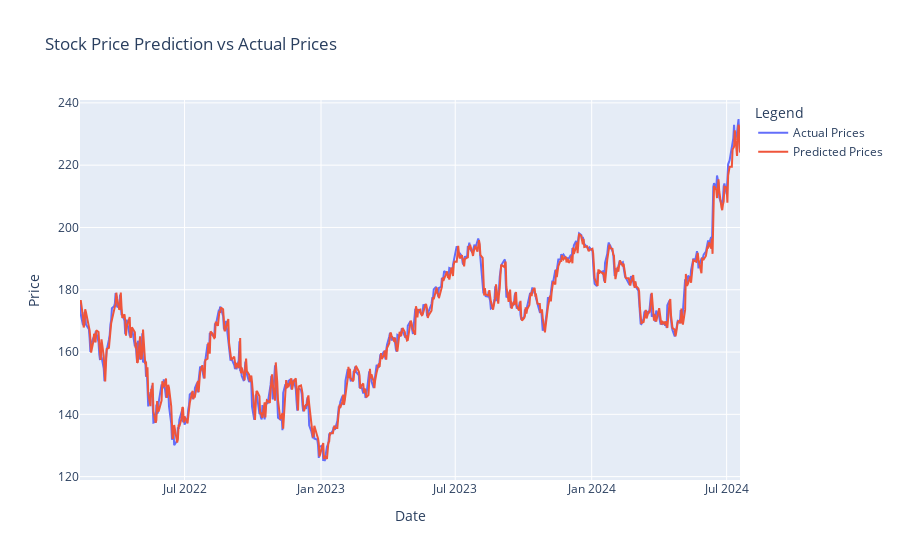

Source (notebook cell):
### Code cell
import numpy as np
import pandas as pd
import yfinance as yf
from sklearn.preprocessing import MinMaxScaler
from tensorflow.keras.models import Sequential
from tensorflow.keras.layers import Dense, LSTM, Input
from tensorflow.keras.callbacks import EarlyStopping
from sklearn.metrics import mean_squared_error
import plotly.graph_objs as go

# Step 1: Load Historical Data
def load_data(ticker, start, end):
    data = yf.download(ticker, start=start, end=end)
    return data[['Close']]

# Step 2: Prepare the Data
def prepare_data(data, look_back=60):
    scaler = MinMaxScaler(feature_range=(0, 1))
    scaled_data = scaler.fit_transform(data)

    X, y = [], []
    for i in range(len(scaled_data) - look_back - 1):
        X.append(scaled_data[i:(i + look_back), 0])
        y.append(scaled_data[i + look_back, 0])
    
    return np.array(X), np.array(y), scaler

# Step 3: Build the Model
def build_model(input_shape):
    model = Sequential()
    model.add(Input(shape=input_shape))  # Specify the input shape using Input layer
    model.add(LSTM(units=50, return_sequences=True))
    model.add(LSTM(units=50))  # Another LSTM layer
    model.add(Dense(1))
    model.compile(optimizer='adam', loss='mean_squared_error')
    return model

# Step 4: Train the Model with Early Stopping
def train_model(model, X_train, y_train, X_val, y_val, epochs=200, batch_size=64):
    early_stopping = EarlyStopping(monitor='val_loss', patience=10, restore_best_weights=True)
    
    history = model.fit(X_train, y_train, 
                        epochs=epochs, 
                        batch_size=batch_size, 
                        validation_data=(X_val, y_val), 
                        callbacks=[early_stopping], 
                        verbose=1)
    return history

# Step 5: Make Predictions
def make_predictions(model, X_test, scaler):
    predictions = model.predict(X_test)
    return scaler.inverse_transform(predictions)

# Step 6: Plotting
def plot_predictions(dates, y_test, predictions):
    fig = go.Figure()

    # Plot actual values
    fig.add_trace(go.Scatter(x=dates, y=y_test, mode='lines', name='Actual Prices'))

    # Plot predicted values
    fig.add_trace(go.Scatter(x=dates, y=predictions, mode='lines', name='Predicted Prices'))

    # Update layout
    fig.update_layout(title='Stock Price Prediction vs Actual Prices',
                      xaxis_title='Date',
                      yaxis_title='Price',
                      legend_title='Legend')

    fig.show()

# Main Execution
if __name__ == "__main__":
    # Load and prepare data with an extended date range
    data = load_data('AAPL', '2000-01-01', '2024-07-20')  # Extended date range
    look_back = 60
    X, y, scaler = prepare_data(data, look_back=look_back)

    # Split data into training and validation sets chronologically
    split_index = int(len(X) * 0.9)  # 70% for training, 30% for validation
    X_train, X_val = X[:split_index], X[split_index:]
    y_train, y_val = y[:split_index], y[split_index:]

    # Reshape data for LSTM
    X_train = np.reshape(X_train, (X_train.shape[0], X_train.shape[1], 1))
    X_val = np.reshape(X_val, (X_val.shape[0], X_val.shape[1], 1))

    # Build and train the model with early stopping
    model = build_model((X_train.shape[1], 1))
    history = train_model(model, X_train, y_train, X_val, y_val, epochs=100, batch_size=32)  # Include validation data

    # Make predictions on the validation set
    predictions = make_predictions(model, X_val, scaler)

    # Calculate and print metrics
    mse = mean_squared_error(scaler.inverse_transform(y_val.reshape(-1, 1)), predictions)
    print(f'Mean Squared Error: {mse}')

    # Create a DataFrame for plotting
    dates = data.index[-len(X_val):]  # Use dates corresponding to validation set
    y_val = scaler.inverse_transform(y_val.reshape(-1, 1)).flatten()
    predictions = predictions.flatten()

    # Plot predictions
    plot_predictions(dates, y_val, predictions)

### Figure 1 — Plotly figure (JSON) as saved in the notebook; plotly's stock layout.template omitted (floating-point values rounded to 4 significant figures; data arrays with more than 128 entries replaced by an {"elided": "..."} marker saying what was removed)
{"data": [{"mode": "lines", "name": "Actual Prices", "type": "scatter", "x": {"elided": "612 str values"}, "y": {"elided": "612 float values"}}, {"mode": "lines", "name": "Predicted Prices", "type": "scatter", "x": {"elided": "612 str values"}, "y": {"elided": "612 float values"}}], "layout": {"legend": {"title": {"text": "Legend"}}, "title": {"text": "Stock Price Prediction vs Actual Prices"}, "xaxis": {"title": {"text": "Date"}}, "yaxis": {"title": {"text": "Price"}}}}
